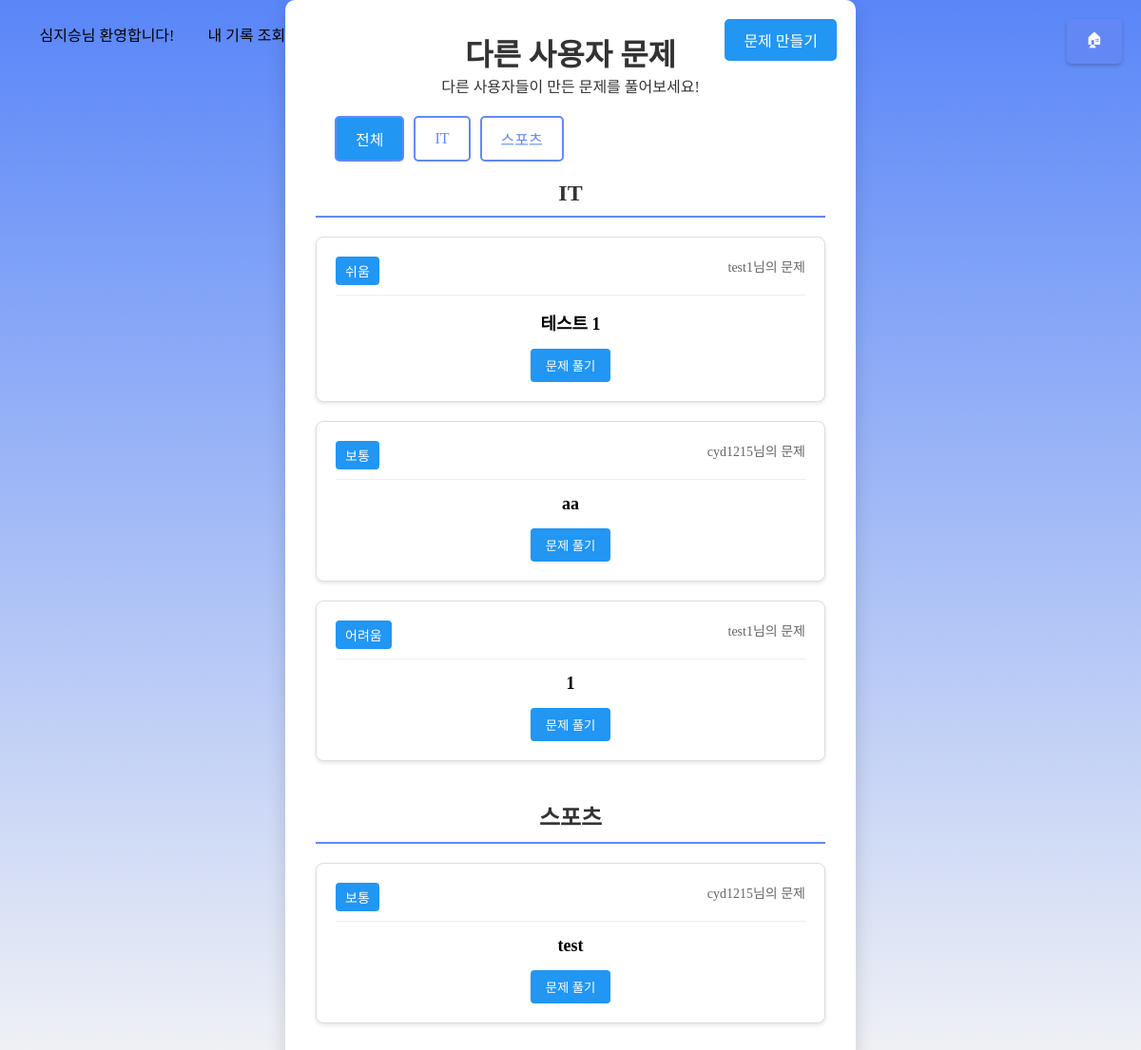
The page /accounts/user_quizzes/ (signed in) on the database its author committed.
### quiz/models.py (models this page shows, shortened)
class UserQuiz(models.Model):
    DIFFICULTY_CHOICES = [
        ('easy', '쉬움'),
        ('medium', '보통'),
        ('hard', '어려움'),
    ]
    CATEGORY_CHOICES = [
        ('it', 'IT'),
        ('sports', '스포츠'),
        ('literature', '문학'),
        ('art', '예술'),
        ('economy', '경제'),
        ('proverb', '속담/사자성어'),
        ('history', '역사'),
        ('commonSense', '상식'),
    ]
    creator = models.ForeignKey(User, on_delete=models.CASCADE, related_name='created_quizzes')
    category = models.CharField(max_length=20, choices=CATEGORY_CHOICES)
    difficulty = models.CharField(max_length=10, choices=DIFFICULTY_CHOICES)
    question = models.TextField()
    created_at = models.DateTimeField(auto_now_add=True)

### quiz/views.py (the view)
# urls.py: path('user_quizzes/', quiz_views.user_quizzes, name='user_quizzes'),
@login_required
def user_quizzes(request):
    quizzes = UserQuiz.objects.all().order_by('-created_at')
    quizzes_by_category = {}
    difficulty_order = {'easy': 0, 'medium': 1, 'hard': 2}  # 난이도 정렬 순서 정의
    for quiz in quizzes:
        category_display = quiz.get_category_display()
        if category_display not in quizzes_by_category:
            quizzes_by_category[category_display] = []
        quizzes_by_category[category_display].append(quiz)
    for category in quizzes_by_category:
        quizzes_by_category[category].sort(key=lambda x: difficulty_order[x.difficulty])
    return render(request, 'accounts/user_quizzes.html', {'quizzes_by_category': quizzes_by_category})

### accounts/templates/accounts/user_quizzes.html (shortened to what this page needs)
{% load static %}
<!DOCTYPE html>
<html lang="ko">
  <head>
    <link rel="stylesheet" href="{% static 'css/styles.css' %}" />
  </head>
  <body>
    <a href="http://localhost:8000" class="main-menu-btn">🏠︎</a>
    <header>
      <div class="loginDivPa">
        {% if request.user.is_authenticated %}
        <div class="loginDivCh welcomeMsg">
          {{ request.user.username }}님 환영합니다!
        </div>
        <a class="loginDivCh" href="{% url 'my_results' %}">내 기록 조회</a>
        <div class="loginDivCh logout">
          <a href="{% url 'logout' %}">로그아웃</a>
        </div>
        {% endif %}
      </div>
    </header>
    <main>
      <div class="container" id="quizListContainer">
        <button class="create-btn" onclick="showCreateQuiz()">
          문제 만들기
        </button>
        <div class="title">
          <h1>다른 사용자 문제</h1>
          <p>다른 사용자들이 만든 문제를 풀어보세요!</p>
        </div>
        <div class="category-buttons">
          <button class="category-filter-btn active" data-category="all">
            전체
          </button>
          {% for category in quizzes_by_category.keys %}
          <button class="category-filter-btn" data-category="{{ category }}">
            {{ category }}
          </button>
          {% endfor %}
        </div>
        <div class="quiz-list">
          {% for category, quizzes in quizzes_by_category.items %}
          <div class="category-section active" data-category="{{ category }}">
            <h2 class="category-title">{{ category }}</h2>
            {% for quiz in quizzes %}
            <div class="quiz-item">
              <div class="quiz-header">
                <span class="quiz-difficulty"
                  >{{ quiz.get_difficulty_display }}</span
                >
                <span class="quiz-creator"
                  >{{ quiz.creator.username }}님의 문제</span
                >
              </div>
              <div class="quiz-content">
                <p class="quiz-question">{{ quiz.question }}</p>
              </div>
              <div class="quiz-footer">
                <button
                  class="solve-btn"
                  onclick="showQuizModal('{{ quiz.id }}')"
                >
                  문제 풀기
                </button>
              </div>
            </div>
            {% endfor %}
          </div>
          {% empty %}
          <div class="no-quizzes">
            <p>아직 등록된 문제가 없습니다. 첫 번째 문제를 만들어보세요!</p>
          </div>
          {% endfor %}
        </div>
      </div>
    </main>
  </body>
</html>

### static/css/styles.css (style rules this page uses)
* { margin: 0; padding: 0; box-sizing: border-box; font-family: 'BMJUA'; }
a { color: inherit; text-decoration: none; }
body { background: linear-gradient(to bottom, #5986f8, hsl(0, 0%, 96%)); background-repeat: no-repeat; background-size: cover; }
header { height: 0; }
.loginDivPa { width: 10rem; display: flex; position: relative; left: 0.6rem; top: 1.3rem; }
.loginDivCh { flex: 1 0 auto; margin-left: 1.8rem; border-radius: 10px; transition: background-color 0.3s, transform 0.2s; text-align: center; padding: 0.2rem; }
main { float: none; min-height: 100vh; display: flex; justify-content: center; align-items: center; }
.container { background: #fff; width: 90%; max-width: 600px; padding: 2rem; border-radius: 10px; box-shadow: 0 8px 20px rgba(0, 0, 0, 0.15); position: relative; text-align: center; }
.title { font-size: 1rem; margin-bottom: 0.9rem; color: #333; }

### accounts/templates/accounts/user_quizzes.html (style rules this page uses)
.create-btn { position: absolute; top: 20px; right: 20px; padding: 10px 20px; background-color: #2196f3; color: white; border: none; border-radius: 5px; cursor: pointer; font-size: 16px; transition: background-color 0.3s; }
.container { position: relative; }
.quiz-list { margin-top: 20px; }
.quiz-item { background: white; border: 1px solid #ddd; border-radius: 8px; padding: 20px; margin-bottom: 20px; box-shadow: 0 2px 4px rgba(0, 0, 0, 0.1); }
.quiz-header { display: flex; justify-content: space-between; margin-bottom: 15px; padding-bottom: 10px; border-bottom: 1px solid #eee; }
.quiz-difficulty { background: #2196f3; color: white; padding: 5px 10px; border-radius: 4px; font-size: 14px; }
.quiz-creator { color: #666; font-size: 14px; }
.quiz-content { margin: 15px 0; }
.quiz-question { font-size: 18px; font-weight: bold; margin-bottom: 15px; }
.quiz-footer { color: #999; font-size: 14px; margin-top: 15px; }
.category-section { margin-bottom: 40px; }
.category-title { font-size: 24px; color: #333; margin-bottom: 20px; padding-bottom: 10px; border-bottom: 2px solid #6388f6; }
.category-buttons { display: flex; flex-wrap: wrap; gap: 10px; margin: 20px 0; padding: 0 20px; }
.category-filter-btn { padding: 10px 20px; border: 2px solid #6388f6; border-radius: 5px; background: white; color: #6388f6; cursor: pointer; transition: all 0.3s; font-size: 16px; }
.category-filter-btn.active { background: #2196f3; color: white; }
.category-section { display: none; }
.category-section.active { display: block; }
.solve-btn { padding: 8px 16px; background-color: #2196f3; color: white; border: none; border-radius: 4px; cursor: pointer; transition: background-color 0.3s; }
.main-menu-btn { position: fixed; top: 20px; right: 20px; padding: 10px 20px; background-color: #6388f6; color: white; text-decoration: none; border-radius: 5px; z-index: 9999; box-shadow: 0 2px 4px rgba(0, 0, 0, 0.2); pointer-events: auto; }

### rows shown on the page
UserQuiz: category "IT", difficulty "쉬움", creator.username "test1", question "테스트 1"
UserQuiz: difficulty "보통", creator.username "cyd1215", question "aa"
UserQuiz: difficulty "어려움", creator.username "test1", question "1"
UserQuiz: category "스포츠", difficulty "보통", creator.username "cyd1215", question "test"

### other values the page prints
{{ request.user.username }} "심지승"
{{ category }} "IT" "스포츠"
